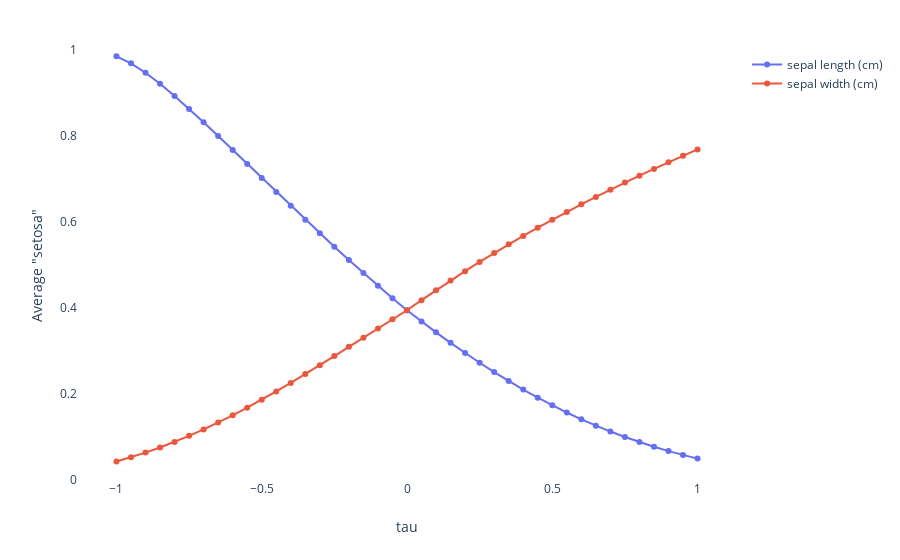

The cell this chart's notebook holds for it:
### Markdown cell above
Two variables, one class.

### Code cell
explainer.plot_bias(
    X_test=X_test[['sepal length (cm)', 'sepal width (cm)']],
    y_pred=y_pred['setosa']
)
